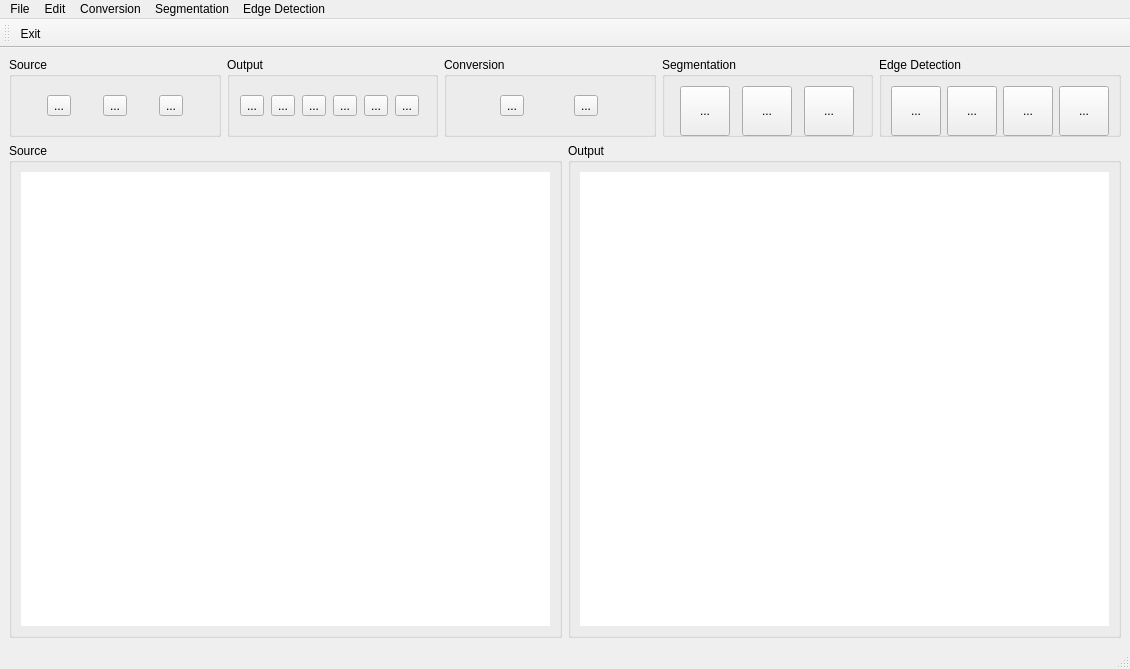
<?xml version="1.0" encoding="UTF-8"?>
<ui version="4.0">
 <class>MainWindow</class>
 <widget class="QMainWindow" name="MainWindow">
  <property name="geometry">
   <rect>
    <x>0</x>
    <y>0</y>
    <width>1130</width>
    <height>669</height>
   </rect>
  </property>
  <property name="windowTitle">
   <string>MainWindow</string>
  </property>
  <property name="styleSheet">
   <string notr="true"/>
  </property>
  <widget class="QWidget" name="centralwidget">
   <layout class="QGridLayout" name="gridLayout_8">
    <item row="0" column="0" colspan="2">
     <layout class="QGridLayout" name="gridLayout_9">
      <property name="sizeConstraint">
       <enum>QLayout::SetDefaultConstraint</enum>
      </property>
      <item row="0" column="0">
       <widget class="QGroupBox" name="groupBoxSource">
        <property name="sizePolicy">
         <sizepolicy hsizetype="Minimum" vsizetype="Minimum">
          <horstretch>0</horstretch>
          <verstretch>0</verstretch>
         </sizepolicy>
        </property>
        <property name="maximumSize">
         <size>
          <width>16777215</width>
          <height>80</height>
         </size>
        </property>
        <property name="title">
         <string>Source</string>
        </property>
        <layout class="QGridLayout" name="gridLayout_5">
         <item row="0" column="1">
          <widget class="QToolButton" name="btnClearSource">
           <property name="toolTip">
            <string>Clear the source image</string>
           </property>
           <property name="statusTip">
            <string>Clear the source image</string>
           </property>
           <property name="text">
            <string>...</string>
           </property>
           <property name="icon">
            <iconset>
             <normaloff>assets/ClearSource.png</normaloff>assets/ClearSource.png</iconset>
           </property>
           <property name="iconSize">
            <size>
             <width>40</width>
             <height>40</height>
            </size>
           </property>
          </widget>
         </item>
         <item row="0" column="0">
          <widget class="QToolButton" name="btnOpenSource">
           <property name="toolTip">
            <string>Open a .jpg or .png source image</string>
           </property>
           <property name="statusTip">
            <string>Open a .jpg or .png source image</string>
           </property>
           <property name="text">
            <string>...</string>
           </property>
           <property name="icon">
            <iconset>
             <normaloff>assets/openSource.png</normaloff>assets/openSource.png</iconset>
           </property>
           <property name="iconSize">
            <size>
             <width>40</width>
             <height>40</height>
            </size>
           </property>
          </widget>
         </item>
         <item row="0" column="2">
          <widget class="QToolButton" name="btnExportSource">
           <property name="toolTip">
            <string>Export source image format</string>
           </property>
           <property name="statusTip">
            <string>Export source image format</string>
           </property>
           <property name="text">
            <string>...</string>
           </property>
           <property name="icon">
            <iconset>
             <normaloff>assets/export as.png</normaloff>assets/export as.png</iconset>
           </property>
           <property name="iconSize">
            <size>
             <width>40</width>
             <height>40</height>
            </size>
           </property>
          </widget>
         </item>
        </layout>
       </widget>
      </item>
      <item row="0" column="1">
       <widget class="QGroupBox" name="groupBoxOutput">
        <property name="sizePolicy">
         <sizepolicy hsizetype="Minimum" vsizetype="Minimum">
          <horstretch>0</horstretch>
          <verstretch>0</verstretch>
         </sizepolicy>
        </property>
        <property name="maximumSize">
         <size>
          <width>16777215</width>
          <height>80</height>
         </size>
        </property>
        <property name="title">
         <string>Output</string>
        </property>
        <layout class="QGridLayout" name="gridLayout_4">
         <item row="0" column="0">
          <widget class="QToolButton" name="btnSaveOutput">
           <property name="toolTip">
            <string>Save the current output image</string>
           </property>
           <property name="statusTip">
            <string>Save the current output image</string>
           </property>
           <property name="text">
            <string>...</string>
           </property>
           <property name="icon">
            <iconset>
             <normaloff>assets/SaveOutput.png</normaloff>assets/SaveOutput.png</iconset>
           </property>
           <property name="iconSize">
            <size>
             <width>40</width>
             <height>40</height>
            </size>
           </property>
           <property name="checkable">
            <bool>true</bool>
           </property>
          </widget>
         </item>
         <item row="0" column="1">
          <widget class="QToolButton" name="btnSaveAsOutput">
           <property name="toolTip">
            <string>Save the output image with new name</string>
           </property>
           <property name="statusTip">
            <string>Save the output image with new name</string>
           </property>
           <property name="text">
            <string>...</string>
           </property>
           <property name="icon">
            <iconset>
             <normaloff>assets/SaveAsOutput.png</normaloff>assets/SaveAsOutput.png</iconset>
           </property>
           <property name="iconSize">
            <size>
             <width>40</width>
             <height>40</height>
            </size>
           </property>
          </widget>
         </item>
         <item row="0" column="2">
          <widget class="QToolButton" name="btnExportOutput">
           <property name="toolTip">
            <string>Export output image format</string>
           </property>
           <property name="statusTip">
            <string>Export output image format</string>
           </property>
           <property name="text">
            <string>...</string>
           </property>
           <property name="icon">
            <iconset>
             <normaloff>assets/ExportOutput.png</normaloff>assets/ExportOutput.png</iconset>
           </property>
           <property name="iconSize">
            <size>
             <width>40</width>
             <height>40</height>
            </size>
           </property>
          </widget>
         </item>
         <item row="0" column="4">
          <widget class="QToolButton" name="btnUndoOutput">
           <property name="toolTip">
            <string>Undo last operation on output</string>
           </property>
           <property name="statusTip">
            <string>Undo last operation on output</string>
           </property>
           <property name="text">
            <string>...</string>
           </property>
           <property name="icon">
            <iconset>
             <normaloff>assets/UndoOut.png</normaloff>assets/UndoOut.png</iconset>
           </property>
           <property name="iconSize">
            <size>
             <width>40</width>
             <height>40</height>
            </size>
           </property>
          </widget>
         </item>
         <item row="0" column="3">
          <widget class="QToolButton" name="btnClearOutput">
           <property name="text">
            <string>...</string>
           </property>
           <property name="icon">
            <iconset>
             <normaloff>assets/ClearOutput.png</normaloff>assets/ClearOutput.png</iconset>
           </property>
           <property name="iconSize">
            <size>
             <width>40</width>
             <height>40</height>
            </size>
           </property>
          </widget>
         </item>
         <item row="0" column="5">
          <widget class="QToolButton" name="btnRedoOutput">
           <property name="toolTip">
            <string>Redo last undone operation</string>
           </property>
           <property name="statusTip">
            <string>Redo last undone operation</string>
           </property>
           <property name="text">
            <string>...</string>
           </property>
           <property name="icon">
            <iconset>
             <normaloff>assets/RedoOut.png</normaloff>assets/RedoOut.png</iconset>
           </property>
           <property name="iconSize">
            <size>
             <width>40</width>
             <height>40</height>
            </size>
           </property>
          </widget>
         </item>
        </layout>
       </widget>
      </item>
      <item row="0" column="2">
       <widget class="QGroupBox" name="groupBoxConversion">
        <property name="sizePolicy">
         <sizepolicy hsizetype="Minimum" vsizetype="Minimum">
          <horstretch>0</horstretch>
          <verstretch>0</verstretch>
         </sizepolicy>
        </property>
        <property name="maximumSize">
         <size>
          <width>16777215</width>
          <height>80</height>
         </size>
        </property>
        <property name="title">
         <string>Conversion</string>
        </property>
        <layout class="QGridLayout" name="gridLayout_3">
         <item row="0" column="1">
          <widget class="QToolButton" name="btnRGB2HSV">
           <property name="toolTip">
            <string>Convert source image to HSV color space</string>
           </property>
           <property name="statusTip">
            <string>Convert source image to HSV color space</string>
           </property>
           <property name="text">
            <string>...</string>
           </property>
           <property name="icon">
            <iconset>
             <normaloff>assets/RGBtoHSV.png</normaloff>assets/RGBtoHSV.png</iconset>
           </property>
           <property name="iconSize">
            <size>
             <width>40</width>
             <height>40</height>
            </size>
           </property>
          </widget>
         </item>
         <item row="0" column="0">
          <widget class="QToolButton" name="btnRGB2Gray">
           <property name="toolTip">
            <string>Convert source image to grayscale</string>
           </property>
           <property name="statusTip">
            <string>Convert source image to grayscale</string>
           </property>
           <property name="text">
            <string>...</string>
           </property>
           <property name="icon">
            <iconset>
             <normaloff>assets/RGBtoGrey.png</normaloff>assets/RGBtoGrey.png</iconset>
           </property>
           <property name="iconSize">
            <size>
             <width>40</width>
             <height>40</height>
            </size>
           </property>
          </widget>
         </item>
        </layout>
       </widget>
      </item>
      <item row="0" column="3">
       <widget class="QGroupBox" name="groupBoxEdgeDetection_2">
        <property name="sizePolicy">
         <sizepolicy hsizetype="Minimum" vsizetype="Minimum">
          <horstretch>0</horstretch>
          <verstretch>0</verstretch>
         </sizepolicy>
        </property>
        <property name="maximumSize">
         <size>
          <width>16777215</width>
          <height>80</height>
         </size>
        </property>
        <property name="title">
         <string>Segmentation</string>
        </property>
        <layout class="QGridLayout" name="gridLayout">
         <item row="0" column="2">
          <widget class="QToolButton" name="btnMorphSnakes">
           <property name="minimumSize">
            <size>
             <width>50</width>
             <height>50</height>
            </size>
           </property>
           <property name="maximumSize">
            <size>
             <width>26</width>
             <height>60</height>
            </size>
           </property>
           <property name="toolTip">
            <string>Segment image using morphological snakes.</string>
           </property>
           <property name="statusTip">
            <string>Segments the image using morphological active contours (Morph Snakes).</string>
           </property>
           <property name="text">
            <string>...</string>
           </property>
           <property name="icon">
            <iconset>
             <normaloff>assets/M._Snake.png</normaloff>assets/M._Snake.png</iconset>
           </property>
           <property name="iconSize">
            <size>
             <width>50</width>
             <height>50</height>
            </size>
           </property>
          </widget>
         </item>
         <item row="0" column="0">
          <widget class="QToolButton" name="btnMultiOtsu">
           <property name="minimumSize">
            <size>
             <width>50</width>
             <height>50</height>
            </size>
           </property>
           <property name="maximumSize">
            <size>
             <width>26</width>
             <height>60</height>
            </size>
           </property>
           <property name="toolTip">
            <string>Segment image using multiple thresholding.</string>
           </property>
           <property name="statusTip">
            <string>Segments the image into multiple classes using the Multi-Otsu method.</string>
           </property>
           <property name="text">
            <string>...</string>
           </property>
           <property name="icon">
            <iconset>
             <normaloff>assets/Multi_Otsu.png</normaloff>assets/Multi_Otsu.png</iconset>
           </property>
           <property name="iconSize">
            <size>
             <width>50</width>
             <height>50</height>
            </size>
           </property>
          </widget>
         </item>
         <item row="0" column="1">
          <widget class="QToolButton" name="btnChanVese">
           <property name="minimumSize">
            <size>
             <width>50</width>
             <height>50</height>
            </size>
           </property>
           <property name="maximumSize">
            <size>
             <width>26</width>
             <height>60</height>
            </size>
           </property>
           <property name="toolTip">
            <string>Segment image using Chan-Vese algorithm.</string>
           </property>
           <property name="statusTip">
            <string>Segments the image using active contours without edges (Chan-Vese method).</string>
           </property>
           <property name="text">
            <string>...</string>
           </property>
           <property name="icon">
            <iconset>
             <normaloff>assets/Chan_Vese.png</normaloff>assets/Chan_Vese.png</iconset>
           </property>
           <property name="iconSize">
            <size>
             <width>50</width>
             <height>50</height>
            </size>
           </property>
          </widget>
         </item>
        </layout>
       </widget>
      </item>
      <item row="0" column="4">
       <widget class="QGroupBox" name="groupBoxEdgeDetection">
        <property name="sizePolicy">
         <sizepolicy hsizetype="Minimum" vsizetype="Minimum">
          <horstretch>0</horstretch>
          <verstretch>0</verstretch>
         </sizepolicy>
        </property>
        <property name="maximumSize">
         <size>
          <width>16777215</width>
          <height>80</height>
         </size>
        </property>
        <property name="title">
         <string>Edge Detection</string>
        </property>
        <layout class="QGridLayout" name="gridLayout_2">
         <item row="0" column="3">
          <widget class="QToolButton" name="btnEdgeScharr">
           <property name="minimumSize">
            <size>
             <width>50</width>
             <height>50</height>
            </size>
           </property>
           <property name="maximumSize">
            <size>
             <width>26</width>
             <height>60</height>
            </size>
           </property>
           <property name="toolTip">
            <string>Apply Scharr edge detection</string>
           </property>
           <property name="statusTip">
            <string>Apply Scharr edge detection</string>
           </property>
           <property name="text">
            <string>...</string>
           </property>
           <property name="icon">
            <iconset>
             <normaloff>assets/Scharr.png</normaloff>assets/Scharr.png</iconset>
           </property>
           <property name="iconSize">
            <size>
             <width>50</width>
             <height>50</height>
            </size>
           </property>
           <property name="shortcut">
            <string>Ctrl+3</string>
           </property>
          </widget>
         </item>
         <item row="0" column="4">
          <widget class="QToolButton" name="btnEdgePrewitt">
           <property name="minimumSize">
            <size>
             <width>50</width>
             <height>50</height>
            </size>
           </property>
           <property name="maximumSize">
            <size>
             <width>26</width>
             <height>60</height>
            </size>
           </property>
           <property name="toolTip">
            <string>Apply Prewitt edge detection</string>
           </property>
           <property name="statusTip">
            <string>Apply Prewitt edge detection</string>
           </property>
           <property name="text">
            <string>...</string>
           </property>
           <property name="icon">
            <iconset>
             <normaloff>assets/Prewitt.png</normaloff>assets/Prewitt.png</iconset>
           </property>
           <property name="iconSize">
            <size>
             <width>50</width>
             <height>50</height>
            </size>
           </property>
           <property name="shortcut">
            <string>Ctrl+4</string>
           </property>
          </widget>
         </item>
         <item row="0" column="0">
          <widget class="QToolButton" name="btnEdgeRoberts">
           <property name="minimumSize">
            <size>
             <width>50</width>
             <height>50</height>
            </size>
           </property>
           <property name="maximumSize">
            <size>
             <width>26</width>
             <height>60</height>
            </size>
           </property>
           <property name="toolTip">
            <string>Apply Roberts edge detection</string>
           </property>
           <property name="statusTip">
            <string>Apply Roberts edge detection</string>
           </property>
           <property name="text">
            <string>...</string>
           </property>
           <property name="icon">
            <iconset>
             <normaloff>assets/Roberts.png</normaloff>assets/Roberts.png</iconset>
           </property>
           <property name="iconSize">
            <size>
             <width>50</width>
             <height>50</height>
            </size>
           </property>
           <property name="shortcut">
            <string>Ctrl+1</string>
           </property>
          </widget>
         </item>
         <item row="0" column="2">
          <widget class="QToolButton" name="btnEdgeSobel">
           <property name="minimumSize">
            <size>
             <width>50</width>
             <height>50</height>
            </size>
           </property>
           <property name="maximumSize">
            <size>
             <width>26</width>
             <height>60</height>
            </size>
           </property>
           <property name="toolTip">
            <string>Apply Sobel edge detection</string>
           </property>
           <property name="statusTip">
            <string>Apply Sobel edge detection</string>
           </property>
           <property name="text">
            <string>...</string>
           </property>
           <property name="icon">
            <iconset>
             <normaloff>assets/Sobel.png</normaloff>assets/Sobel.png</iconset>
           </property>
           <property name="iconSize">
            <size>
             <width>50</width>
             <height>50</height>
            </size>
           </property>
           <property name="shortcut">
            <string>Ctrl+2</string>
           </property>
          </widget>
         </item>
        </layout>
       </widget>
      </item>
     </layout>
    </item>
    <item row="1" column="0">
     <widget class="QGroupBox" name="groupBox_3">
      <property name="sizePolicy">
       <sizepolicy hsizetype="Minimum" vsizetype="Minimum">
        <horstretch>0</horstretch>
        <verstretch>0</verstretch>
       </sizepolicy>
      </property>
      <property name="maximumSize">
       <size>
        <width>16777215</width>
        <height>16777215</height>
       </size>
      </property>
      <property name="title">
       <string>Source</string>
      </property>
      <layout class="QGridLayout" name="gridLayout_6">
       <item row="0" column="0">
        <widget class="QLabel" name="lblSourceImage">
         <property name="sizePolicy">
          <sizepolicy hsizetype="Expanding" vsizetype="Expanding">
           <horstretch>0</horstretch>
           <verstretch>0</verstretch>
          </sizepolicy>
         </property>
         <property name="minimumSize">
          <size>
           <width>0</width>
           <height>0</height>
          </size>
         </property>
         <property name="styleSheet">
          <string notr="true">background-color: rgb(255, 255, 255);</string>
         </property>
         <property name="text">
          <string/>
         </property>
        </widget>
       </item>
      </layout>
     </widget>
    </item>
    <item row="1" column="1">
     <widget class="QGroupBox" name="groupBox_4">
      <property name="sizePolicy">
       <sizepolicy hsizetype="Minimum" vsizetype="Minimum">
        <horstretch>0</horstretch>
        <verstretch>0</verstretch>
       </sizepolicy>
      </property>
      <property name="maximumSize">
       <size>
        <width>16777215</width>
        <height>16777215</height>
       </size>
      </property>
      <property name="title">
       <string>Output</string>
      </property>
      <layout class="QGridLayout" name="gridLayout_7">
       <item row="0" column="0">
        <widget class="QLabel" name="lblOutputImage">
         <property name="sizePolicy">
          <sizepolicy hsizetype="Expanding" vsizetype="Expanding">
           <horstretch>0</horstretch>
           <verstretch>0</verstretch>
          </sizepolicy>
         </property>
         <property name="minimumSize">
          <size>
           <width>0</width>
           <height>0</height>
          </size>
         </property>
         <property name="styleSheet">
          <string notr="true">background-color: rgb(255, 255, 255);</string>
         </property>
         <property name="text">
          <string/>
         </property>
        </widget>
       </item>
      </layout>
     </widget>
    </item>
   </layout>
  </widget>
  <widget class="QMenuBar" name="menubar">
   <property name="geometry">
    <rect>
     <x>0</x>
     <y>0</y>
     <width>1130</width>
     <height>26</height>
    </rect>
   </property>
   <widget class="QMenu" name="menuFile">
    <property name="title">
     <string>File</string>
    </property>
    <widget class="QMenu" name="menuExport_As">
     <property name="title">
      <string>Export As</string>
     </property>
     <addaction name="actionExportSource"/>
     <addaction name="actionExportOutput"/>
    </widget>
    <addaction name="actionOpenSource"/>
    <addaction name="actionSaveOutput"/>
    <addaction name="actionSaveAsOutput"/>
    <addaction name="menuExport_As"/>
    <addaction name="actionExit"/>
   </widget>
   <widget class="QMenu" name="menuEdit">
    <property name="title">
     <string>Edit</string>
    </property>
    <addaction name="actionClearSource"/>
    <addaction name="actionClearOutput"/>
    <addaction name="actionUndoOutput"/>
    <addaction name="actionRedoOutput"/>
   </widget>
   <widget class="QMenu" name="menuConversion">
    <property name="title">
     <string>Conversion</string>
    </property>
    <addaction name="actionRGB2Gray"/>
    <addaction name="actionRGB2HSV"/>
   </widget>
   <widget class="QMenu" name="menuSegmentation">
    <property name="title">
     <string>Segmentation</string>
    </property>
    <addaction name="actionMultiOtsu"/>
    <addaction name="actionChanVese"/>
    <addaction name="actionMorphSnakes"/>
   </widget>
   <widget class="QMenu" name="menuEdge_Detection">
    <property name="title">
     <string>Edge Detection</string>
    </property>
    <addaction name="actionEdgeRoberts"/>
    <addaction name="actionEdgeSobel"/>
    <addaction name="actionEdgeScharr"/>
    <addaction name="actionEdgePrewitt"/>
   </widget>
   <addaction name="menuFile"/>
   <addaction name="menuEdit"/>
   <addaction name="menuConversion"/>
   <addaction name="menuSegmentation"/>
   <addaction name="menuEdge_Detection"/>
  </widget>
  <widget class="QStatusBar" name="statusbar"/>
  <widget class="QToolBar" name="toolBar">
   <property name="windowTitle">
    <string>toolBar</string>
   </property>
   <attribute name="toolBarArea">
    <enum>TopToolBarArea</enum>
   </attribute>
   <attribute name="toolBarBreak">
    <bool>false</bool>
   </attribute>
   <addaction name="actionExit"/>
  </widget>
  <action name="actionOpenSource">
   <property name="icon">
    <iconset>
     <normaloff>assets/openSource.png</normaloff>assets/openSource.png</iconset>
   </property>
   <property name="text">
    <string>Open Source…</string>
   </property>
   <property name="statusTip">
    <string>Open a .jpg or .png source image</string>
   </property>
   <property name="shortcut">
    <string>Ctrl+O</string>
   </property>
   <property name="shortcutVisibleInContextMenu">
    <bool>true</bool>
   </property>
  </action>
  <action name="actionSaveOutput">
   <property name="enabled">
    <bool>false</bool>
   </property>
   <property name="icon">
    <iconset>
     <normaloff>assets/SaveOutput.png</normaloff>assets/SaveOutput.png</iconset>
   </property>
   <property name="text">
    <string>Save Output…</string>
   </property>
   <property name="statusTip">
    <string>Save current output image</string>
   </property>
   <property name="shortcut">
    <string>Ctrl+S</string>
   </property>
  </action>
  <action name="actionSaveAsOutput">
   <property name="enabled">
    <bool>false</bool>
   </property>
   <property name="icon">
    <iconset>
     <normaloff>assets/SaveAsOutput.png</normaloff>assets/SaveAsOutput.png</iconset>
   </property>
   <property name="text">
    <string>Save As Output…</string>
   </property>
   <property name="shortcut">
    <string>Ctrl+Shift+S</string>
   </property>
  </action>
  <action name="actionExit">
   <property name="icon">
    <iconset>
     <normaloff>assets/Exit.png</normaloff>assets/Exit.png</iconset>
   </property>
   <property name="text">
    <string>Exit</string>
   </property>
   <property name="statusTip">
    <string>Exit the application</string>
   </property>
   <property name="shortcut">
    <string>Ctrl+Q</string>
   </property>
   <property name="shortcutVisibleInContextMenu">
    <bool>true</bool>
   </property>
  </action>
  <action name="actionExportSource">
   <property name="icon">
    <iconset>
     <normaloff>assets/export as.png</normaloff>assets/export as.png</iconset>
   </property>
   <property name="text">
    <string>Source</string>
   </property>
   <property name="statusTip">
    <string>Export source image format</string>
   </property>
   <property name="shortcut">
    <string>Ctrl+E</string>
   </property>
  </action>
  <action name="actionExportOutput">
   <property name="icon">
    <iconset>
     <normaloff>assets/export as.png</normaloff>assets/export as.png</iconset>
   </property>
   <property name="text">
    <string>Output</string>
   </property>
   <property name="statusTip">
    <string>Export output image format</string>
   </property>
   <property name="shortcut">
    <string>Ctrl+Shift+E</string>
   </property>
  </action>
  <action name="actionClearSource">
   <property name="enabled">
    <bool>false</bool>
   </property>
   <property name="icon">
    <iconset>
     <normaloff>assets/ClearSource.png</normaloff>assets/ClearSource.png</iconset>
   </property>
   <property name="text">
    <string>Clear Source

</string>
   </property>
   <property name="statusTip">
    <string>Clear the source image</string>
   </property>
   <property name="shortcut">
    <string>Ctrl+L</string>
   </property>
  </action>
  <action name="actionClearOutput">
   <property name="enabled">
    <bool>false</bool>
   </property>
   <property name="icon">
    <iconset>
     <normaloff>assets/ClearOutput.png</normaloff>assets/ClearOutput.png</iconset>
   </property>
   <property name="text">
    <string>Clear Output

</string>
   </property>
   <property name="statusTip">
    <string>Clear the output image</string>
   </property>
   <property name="shortcut">
    <string>Ctrl+Shift+L</string>
   </property>
  </action>
  <action name="actionUndoOutput">
   <property name="enabled">
    <bool>false</bool>
   </property>
   <property name="icon">
    <iconset>
     <normaloff>assets/UndoOut.png</normaloff>assets/UndoOut.png</iconset>
   </property>
   <property name="text">
    <string>Undo Output

</string>
   </property>
   <property name="statusTip">
    <string>Undo last operation on output</string>
   </property>
   <property name="shortcut">
    <string>Ctrl+Z</string>
   </property>
  </action>
  <action name="actionRedoOutput">
   <property name="enabled">
    <bool>false</bool>
   </property>
   <property name="icon">
    <iconset>
     <normaloff>assets/RedoOut.png</normaloff>assets/RedoOut.png</iconset>
   </property>
   <property name="text">
    <string>Redo Output

</string>
   </property>
   <property name="statusTip">
    <string>Redo last undone operation</string>
   </property>
   <property name="shortcut">
    <string>Ctrl+Y</string>
   </property>
  </action>
  <action name="actionRGB2Gray">
   <property name="enabled">
    <bool>false</bool>
   </property>
   <property name="icon">
    <iconset>
     <normaloff>assets/RGBtoGrey.png</normaloff>assets/RGBtoGrey.png</iconset>
   </property>
   <property name="text">
    <string>RGB to Grayscale</string>
   </property>
   <property name="statusTip">
    <string>Convert source image to grayscale</string>
   </property>
   <property name="shortcut">
    <string>Ctrl+G</string>
   </property>
  </action>
  <action name="actionRGB2HSV">
   <property name="enabled">
    <bool>false</bool>
   </property>
   <property name="icon">
    <iconset>
     <normaloff>assets/RGBtoHSV.png</normaloff>assets/RGBtoHSV.png</iconset>
   </property>
   <property name="text">
    <string>RGB to HSV</string>
   </property>
   <property name="statusTip">
    <string>Convert source image to HSV color space</string>
   </property>
   <property name="shortcut">
    <string>Ctrl+H</string>
   </property>
  </action>
  <action name="actionMultiOtsu">
   <property name="enabled">
    <bool>false</bool>
   </property>
   <property name="icon">
    <iconset>
     <normaloff>assets/Multi_Otsu.png</normaloff>assets/Multi_Otsu.png</iconset>
   </property>
   <property name="text">
    <string>Multi-Otsu</string>
   </property>
   <property name="statusTip">
    <string>Apply multi-Otsu thresholding</string>
   </property>
   <property name="shortcut">
    <string>Ctrl+M</string>
   </property>
  </action>
  <action name="actionChanVese">
   <property name="enabled">
    <bool>false</bool>
   </property>
   <property name="icon">
    <iconset>
     <normaloff>assets/Chan_Vese.png</normaloff>assets/Chan_Vese.png</iconset>
   </property>
   <property name="text">
    <string>Chan-Vese</string>
   </property>
   <property name="statusTip">
    <string>Apply Chan-Vese segmentation</string>
   </property>
   <property name="shortcut">
    <string>Ctrl+Alt+V</string>
   </property>
  </action>
  <action name="actionMorphSnakes">
   <property name="enabled">
    <bool>false</bool>
   </property>
   <property name="icon">
    <iconset>
     <normaloff>assets/M._Snake.png</normaloff>assets/M._Snake.png</iconset>
   </property>
   <property name="text">
    <string>Morphological Snakes</string>
   </property>
   <property name="statusTip">
    <string>Apply morphological snakes segmentation</string>
   </property>
   <property name="shortcut">
    <string>Ctrl+Alt+P</string>
   </property>
  </action>
  <action name="actionEdgeRoberts">
   <property name="enabled">
    <bool>false</bool>
   </property>
   <property name="icon">
    <iconset>
     <normaloff>assets/Roberts.png</normaloff>assets/Roberts.png</iconset>
   </property>
   <property name="text">
    <string>Roberts</string>
   </property>
   <property name="statusTip">
    <string>Apply Roberts edge detection</string>
   </property>
   <property name="shortcut">
    <string>Ctrl+1</string>
   </property>
   <property name="shortcutVisibleInContextMenu">
    <bool>true</bool>
   </property>
  </action>
  <action name="actionEdgeSobel">
   <property name="enabled">
    <bool>false</bool>
   </property>
   <property name="icon">
    <iconset>
     <normaloff>assets/Sobel.png</normaloff>assets/Sobel.png</iconset>
   </property>
   <property name="text">
    <string>Sobel</string>
   </property>
   <property name="statusTip">
    <string>Apply Sobel edge detection</string>
   </property>
   <property name="shortcut">
    <string>Ctrl+2</string>
   </property>
  </action>
  <action name="actionEdgeScharr">
   <property name="enabled">
    <bool>false</bool>
   </property>
   <property name="icon">
    <iconset>
     <normaloff>assets/Scharr.png</normaloff>assets/Scharr.png</iconset>
   </property>
   <property name="text">
    <string>Scharr</string>
   </property>
   <property name="statusTip">
    <string>Apply Scharr edge detection</string>
   </property>
   <property name="shortcut">
    <string>Ctrl+3</string>
   </property>
  </action>
  <action name="actionEdgePrewitt">
   <property name="enabled">
    <bool>false</bool>
   </property>
   <property name="icon">
    <iconset>
     <normaloff>assets/Prewitt.png</normaloff>assets/Prewitt.png</iconset>
   </property>
   <property name="text">
    <string>Prewitt</string>
   </property>
   <property name="statusTip">
    <string>Apply Prewitt edge detection</string>
   </property>
   <property name="shortcut">
    <string>Ctrl+4</string>
   </property>
  </action>
 </widget>
 <resources/>
 <connections/>
</ui>
